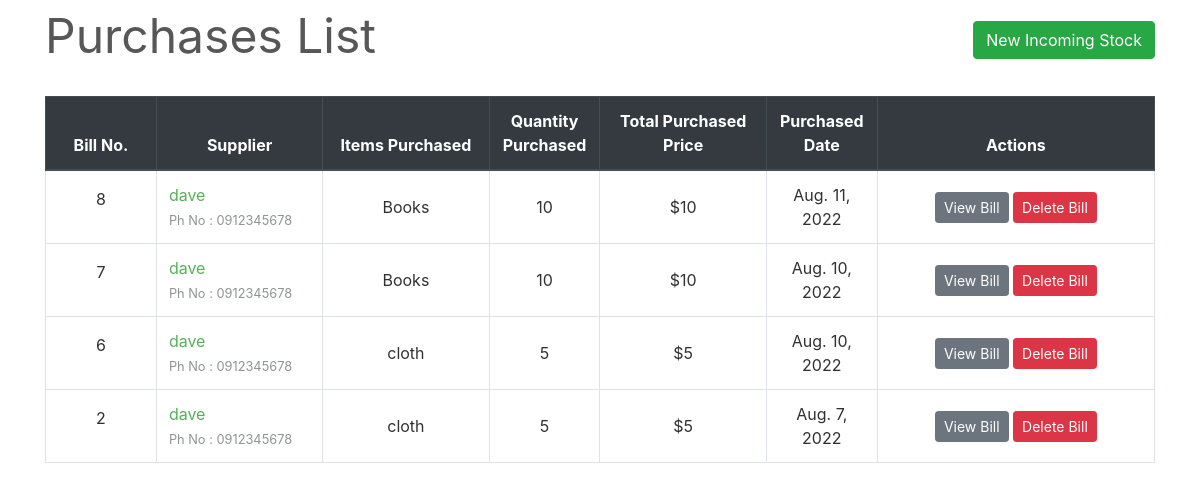
The page /transactions/purchases/ on the database its author committed.
### inventory/models.py (models this page shows, shortened)
class Stock(models.Model):
    id = models.AutoField(primary_key=True)
    name = models.CharField(max_length=30, unique=True)
    quantity = models.IntegerField(default=1)
    is_deleted = models.BooleanField(default=False)
    category = models.ForeignKey(Category, on_delete=models.CASCADE, default='1')
    status = models.CharField(max_length=10, choices=CHOICES, default='1')

### transactions/views.py (the view)
class PurchaseView(ListView):
    model = PurchaseBill
    template_name = "purchases/purchases_list.html"
    context_object_name = 'bills'
    ordering = ['-time']
    paginate_by = 10

### transactions/templates/purchases/purchases_list.html (shortened to what this page needs)
{% extends "base.html" %}
{% load widget_tweaks %}
{% block content %}
    <div class="row" style="color: #575757; font-style: bold; font-size: 3rem;">
        <div class="col-md-8">Purchases List</div>
        <div class="col-md-4">
            <div style="float:right;"> <a class="btn btn-success" href="{% url 'select-supplier' %}">New Incoming Stock</a> </div>
        </div>
    </div>
    <br>
    <table class="table table-css table-hover table-bordered">
        <thead class="thead-dark align-middle">
            <tr>
                <th width="10%">Bill No.</th>
                <th width="15%">Supplier</th>
                <th width="15%">Items Purchased</th>
                <th width="10%">Quantity Purchased</th>
                <th width="15%">Total Purchased Price</th>
                <th width="10%">Purchased Date</th>
                <th width="25%">Actions</th>
            </tr>
        </thead>
{% if bills %}
        <tbody>
            {% for purchase in bills %}
            <tr>
                <td class="align-middle"> <p>{{ purchase.billno }}</p> </td>
                <td class="">
                    {% if purchase.supplier.is_deleted %}
                        {{ purchase.supplier }}<br>
                    {% else %}
                        <a href="{% url 'supplier' purchase.supplier.name %}">{{ purchase.supplier }}</a> <br>
                    {% endif %}
                    <small style="color: #909494">Ph No : {{ purchase.supplier.phone }}</small>
                </td>
                <td class="align-middle">{% for item in purchase.get_items_list %} {{ item.stock.name }} <br> {% endfor %}</td>
                <td class="align-middle">{% for item in purchase.get_items_list %} {{ item.quantity }} <br> {% endfor %}</td>
                <td class="align-middle">${{ purchase.get_total_price }}</td>
                <td class="align-middle">{{ purchase.time.date }}</td>
                <td class="align-middle"> <a href="{% url 'purchase-bill' purchase.billno %}" class="btn btn-secondary btn-sm">View Bill</a> <a href="{% url 'delete-purchase' purchase.pk %}" class="btn btn-danger btn-sm">Delete Bill</a> </td>
            </tr>
            {% endfor %}
        </tbody>
    </table>
{% else %}
        <tbody></tbody>
    </table>
    <br><br><br><br><br><br><br><br>
    <div style="color: #575757; font-style: bold; font-size: 1.5rem; text-align: center;">The records are empty. Please try adding some.</div>
{% endif %}
{% endblock content %}

### homepage/static/css/main.css (style rules this page uses)
body, html { height: 100%; }
p { color: rgb(49, 49, 49); }
a { color: #55b159; }
.table-css { color: #313131; }
.align-middle { text-align: center; }

### rows shown on the page
PurchaseBill: billno "8", supplier "dave", supplier.phone "0912345678", get_total_price "10", time "Aug. 11, 2022"
PurchaseItem: stock.name "Books", quantity "10"
PurchaseBill: billno "7", supplier "dave", supplier.phone "0912345678", get_total_price "10", time "Aug. 10, 2022"
PurchaseItem: stock.name "Books", quantity "10"
PurchaseBill: billno "6", supplier "dave", supplier.phone "0912345678", get_total_price "5", time "Aug. 10, 2022"
PurchaseItem: stock.name "cloth", quantity "5"
PurchaseBill: billno "2", supplier "dave", supplier.phone "0912345678", get_total_price "5", time "Aug. 7, 2022"
PurchaseItem: stock.name "cloth", quantity "5"
